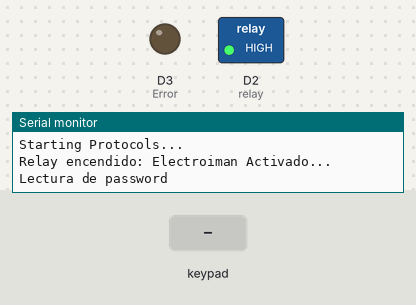
Bench run of a sketch on a simulated ESP8266 (NodeMCU). Parts: switched loads named in the sketch (green lamp = pin HIGH), output pins drawn as LEDs (lit = HIGH), the last lines printed to the serial monitor. Dashed ring = blinking. The inputs (shaded band) are chosen by the test bench.

Above: at 1.2 s.
1.3 s: keypad keys 1 2 3 4 pressed 0.4 s apart
At 1.81 s:
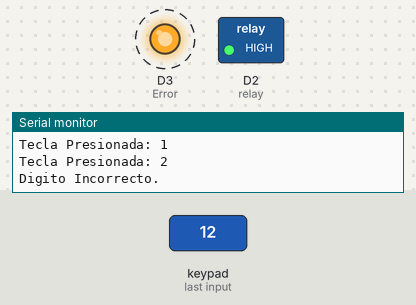
4.4 s: key '*' pressed
At 4.5 s:
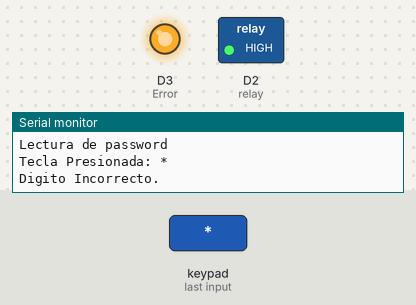
5.9 s: key '#' pressed
At 7.2 s:
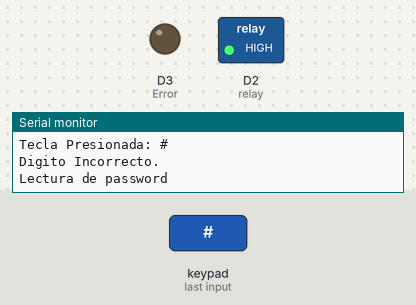
Timing chart, 0 to 8.9 s (numbered marks = the images above; inputs shaded):
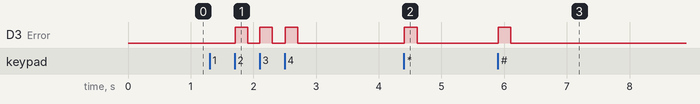

The sketch:

main.ino
```cpp
#include "Keypad.h"
#include "stdio.h"
#include "stdlib.h"

//Declaraciones de pinout.
const int c3      = D4;
const int f1      = D0;
const int f2      = D5;
const int f3      = D6;
const int c1      = D7;
const int c2      = D8;
const int f4      = D1;
const int relay   = D2;
const int Error   = D3;

//Declaraciones de teclado matricial.
const short int largopassword = 10;  //determina el largo de la passwordaseña superior (si no es igual tendra problema de funcionamiento)
const char PASSWORD[largopassword] = { '1', '1', '4', '7', '7', '9', '1', '7', '4', '4'};  //modiicar estos numeros para cambiar la passwordaseña

char key;
const int cantidadFilas = 4; //cuatro filas
const int cantidadColumnas = 3; //cuatro columna
byte pinFilas[cantidadFilas] = {f1,f2,f3,f4}; //este es el pinout de las filas del teclado
byte pinColumnas[cantidadColumnas] = {c1,c2,c3}; //este es el pinout de las columnas del teclado

char teclas[cantidadFilas][cantidadColumnas] = {
  {'1', '2', '3'},
  {'4', '5', '6'},
  {'7', '8', '9'},
  {'*', '0', '#'}
};
Keypad keypad = Keypad( makeKeymap(teclas), pinFilas, pinColumnas, cantidadFilas, cantidadColumnas );

int initGPIO (void){
  /*
  pinMode(t1,INPUT_PULLUP);
  pinMode(t2,INPUT_PULLUP);
  pinMode(t3,INPUT_PULLUP);
  pinMode(t4,INPUT_PULLUP);
  pinMode(t5,INPUT_PULLUP);
  pinMode(t6,INPUT_PULLUP);
  pinMode(t7,INPUT_PULLUP);
  */
  pinMode(relay,OUTPUT);
  pinMode(Error,OUTPUT);
  return 0;
}
int checkPassword(void) {
  Serial.println("Lectura de password");
  char password[largopassword];

  for (int i = 0; i < largopassword; i++) {
    password[i] = keypad.waitForKey();
    Serial.print("Tecla Presionada: "); Serial.println(password[i]);
    if (PASSWORD[i] != password[i]) {
      return 1;
      Serial.println("ERROR, return salteado");
    }
  }
  return 0;
  Serial.println("ERROR, return salteado");
}

void setup() {
  Serial.begin(74880);
  Serial.println("Starting Protocols...");
  if(initGPIO ()){
    Serial.println("GPIO PROTOCOL FAILED...");
  }
  digitalWrite(relay,HIGH); Serial.println("Relay encendido: Electroiman Activado...");
}

void loop() {
  if(checkPassword() == 0){
    digitalWrite(relay,LOW); Serial.println("Relay Apagado: Electroiman Desactivado...");
  }else Serial.println("Digito Incorrecto.");
  digitalWrite(Error,HIGH); delay(200); digitalWrite(Error,LOW);
}
```

Measured:
- after the input at 1.3 s, D3 (Error): alternates HIGH for 0.20 s and LOW for 0.20 s, 6 changes in all, then stays LOW, starting after 0.41 s
- after the input at 4.4 s, D3 (Error): LOW → HIGH at once, → LOW 0.20 s later
- after the input at 5.9 s, D3 (Error): LOW → HIGH at once, → LOW 0.20 s later
